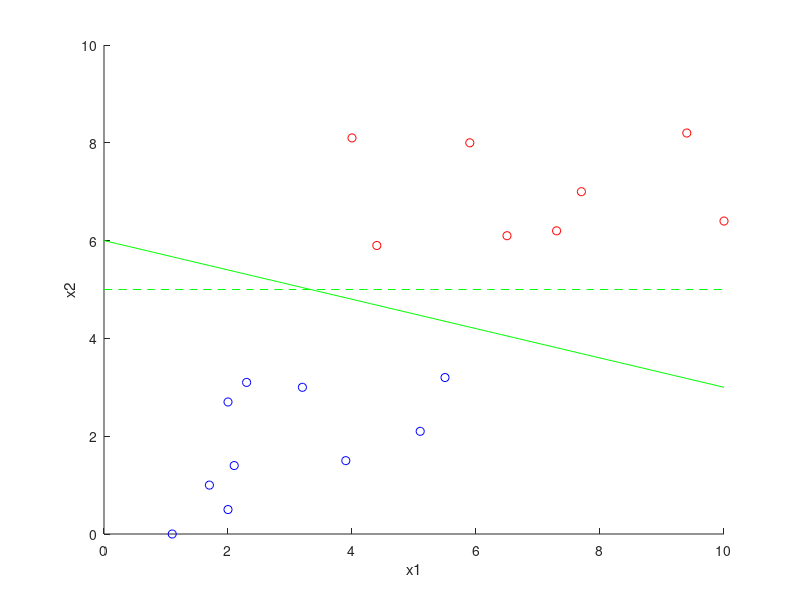

Here is the MATLAB script that generated this plot: (Note: this script raises an error after producing the figure.)
x_0 = [1.1,2.1,5.5,2,3.9,5.1,2,2.3,1.7,3.2];
y_0 = [0,1.4,3.2,2.7,1.5,2.1,0.5,3.1,1,3];

x_1 = [7.3,6.5,5.9,4.4,4,7.7,10,9.4];
y_1 = [6.2,6.1,8,5.9,8.1,7,6.4,8.2];

x_h1 = [0:0.1:10];
y_h1 = 5*ones(length(x_h1),1);

y_h2 = 6-0.3*x_h1;
hold on;
scatter(x_0,y_0,'b')
scatter(x_1,y_1,'r')
plot(x_h1,y_h1,'g--');
plot(x_h1,y_h2,'g');
xlabel('x1');
ylabel('x2');
legend({'y = 0','y = 1','x_2 - 5 = 0','6 - 0.3*x_1 - x_2 = 0'},'Location','NW')